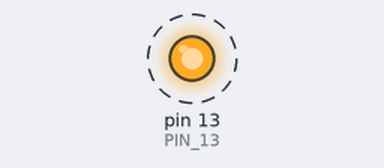
The sketch below on a simulated Arduino Uno, built with avr-gcc and run on an emulated ATmega328P. On the bench: output pins drawn as LEDs (lit = HIGH). Dashed ring = blinking.

Above: at 0.2 s.
Timing chart, 0 to 3.0 s (numbered marks = the images above):
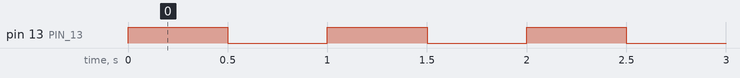

Measured:
- by itself, pin 13 (PIN_13): alternates HIGH for 0.50 s and LOW for 0.50 s

The sketch:

led-flash.ino
```cpp
#define PIN_13 13

//Run one time, in the beginning
void setup()
{
    //or int pin13 = 13;
    pinMode(PIN_13, OUTPUT);

    //Data transmission speed, in bauds (bits/s)
    Serial.begin(9600);
}

void loop()
{
    digitalWrite(PIN_13, HIGH);
    delay(500);
    digitalWrite(PIN_13, LOW);
    delay(500);
}
```
